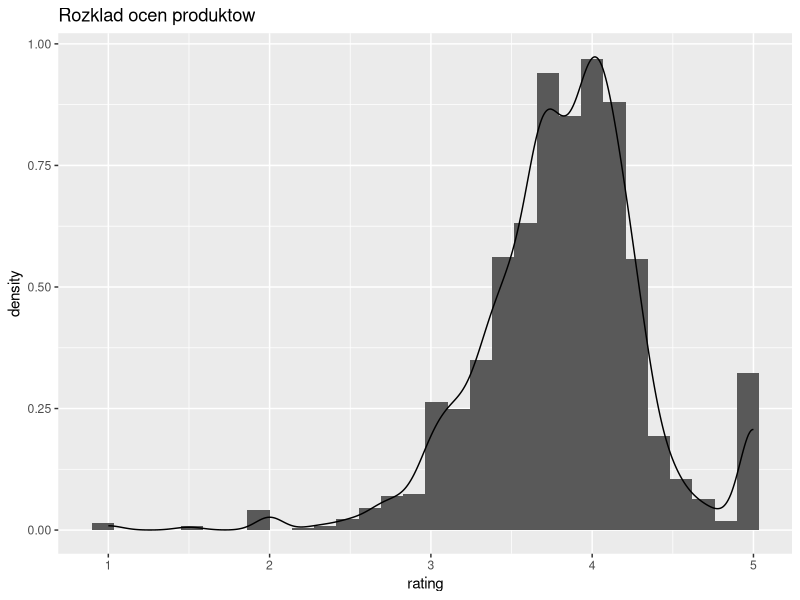
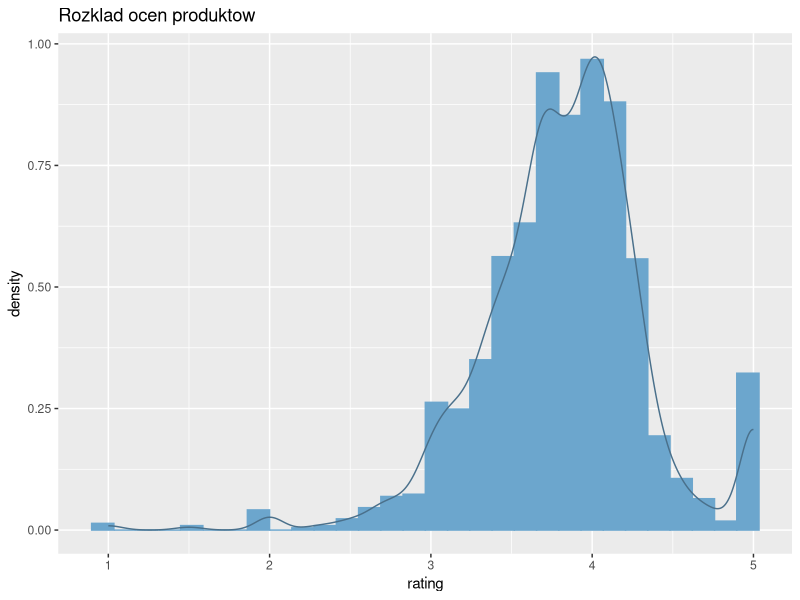
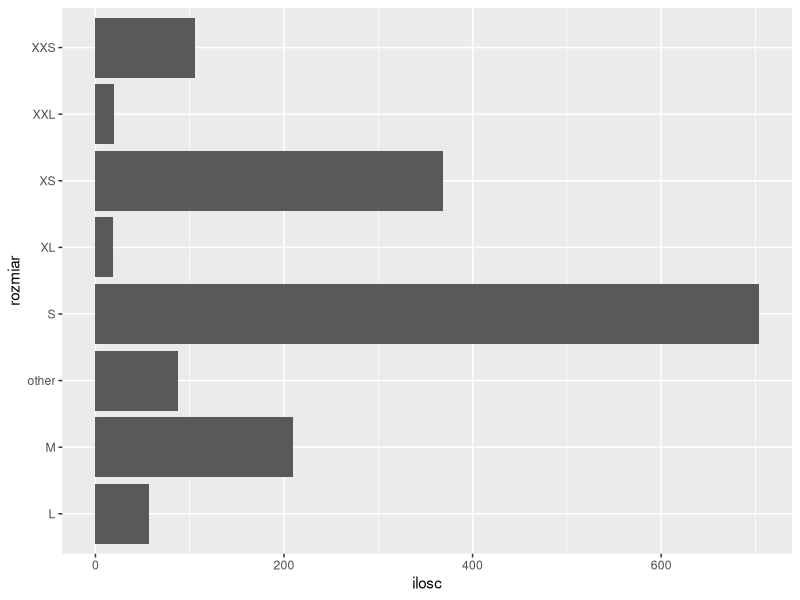
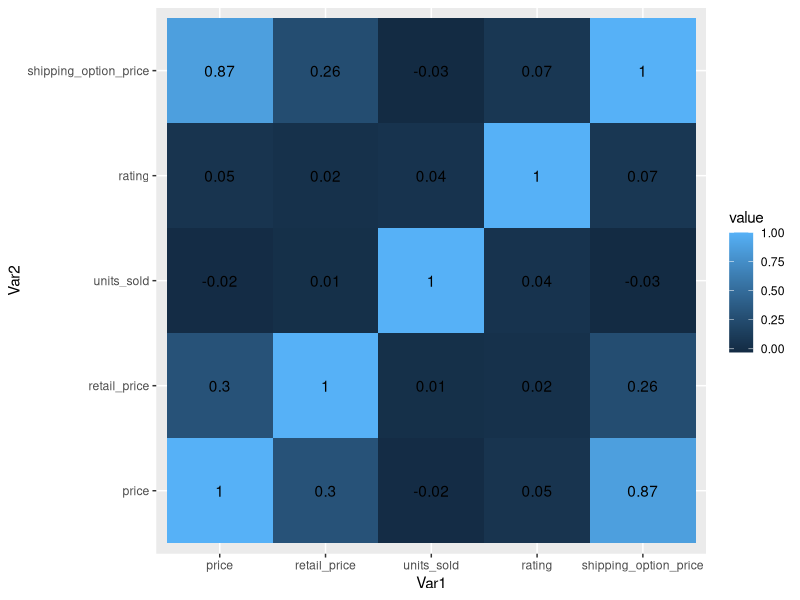
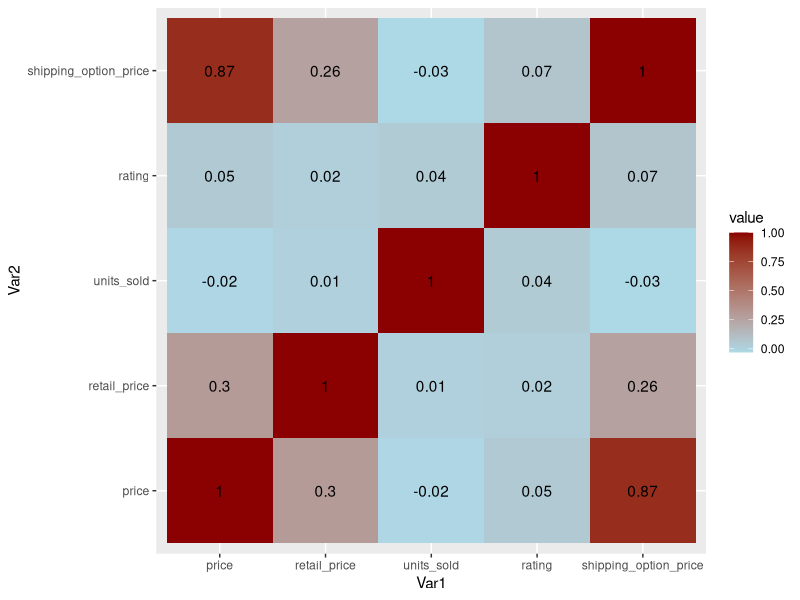
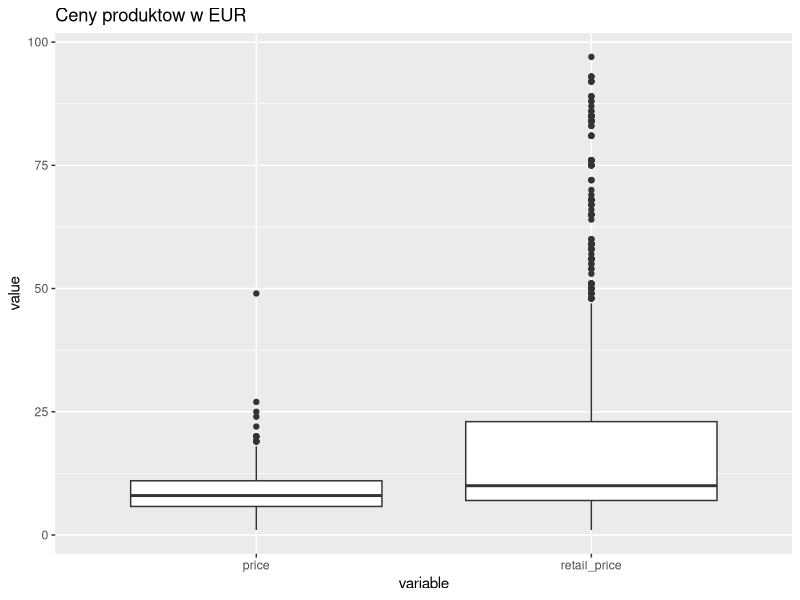
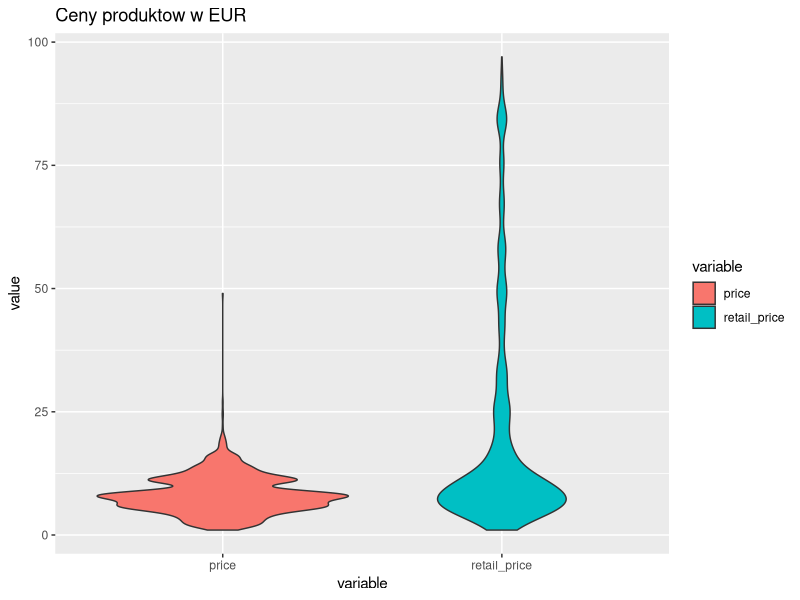
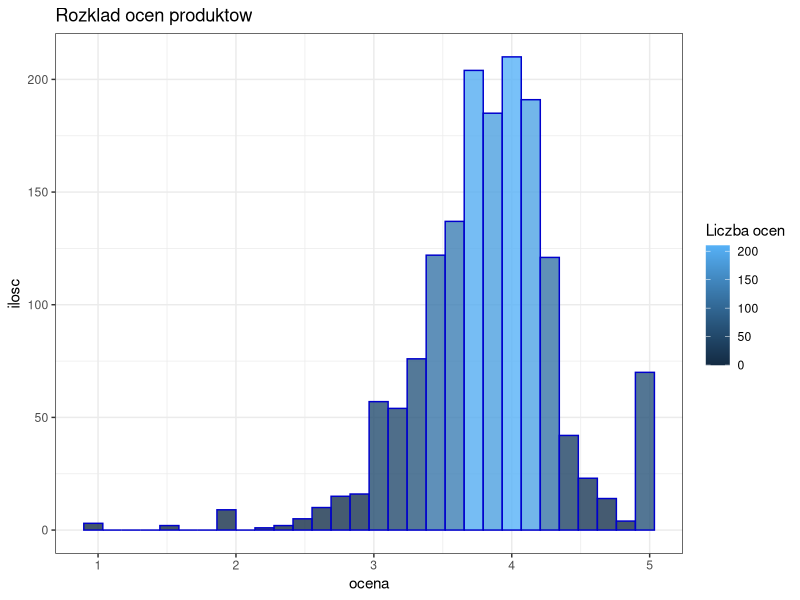

Generate these figures, in order, with R:
library(ggplot2)
library(reshape2)

#loading datasets
dataset<-read.csv("summer-products2.csv")
table_size<-read.csv("table_size.csv")
dataset2<-read.csv("to_heatmap.csv")
prices<-read.csv("prices.csv")

#computing correlation
data2_corr<-round(cor(dataset2),2)

#melting dataset to long format
melt_data2 <- melt(data2_corr)

#Histograms
ggplot(dataset, aes(rating))+
  geom_histogram(aes(y=..density..))+
  geom_density()+
  ggtitle("Rozklad ocen produktow")

ggplot(dataset, aes(rating))+
  geom_histogram(aes(y=..density..), color="skyblue3", fill="skyblue3")+
  geom_density(color="skyblue4")+
  ggtitle("Rozklad ocen produktow")

#Barplot
ggplot(table_size, aes(x=product_variation_size_id, y=index))+
  geom_bar(stat="identity")+
  labs(x="ilosc", y="rozmiar")

#Heatmap
ggplot(melt_data2, aes(x=Var1, y=Var2))+
  geom_tile(aes(fill=value))+
  geom_text(aes(label = value))


ggplot(melt_data2, aes(x=Var1, y=Var2))+
  geom_tile(aes(fill=value))+
  geom_text(aes(label = value))+
  scale_fill_continuous(low = "lightblue", high = "red4")

#Boxplot and violin plot
ggplot(melt(prices), aes(variable, value))+
  geom_boxplot()+
  ggtitle("Ceny produktow w EUR")

ggplot(melt(prices), aes(variable, value, fill=variable))+
  geom_violin()+
  ggtitle("Ceny produktow w EUR")


#Tuned histogram
ggplot(dataset, aes(rating))+
  geom_histogram(color="blue3", aes(fill=..count..), alpha = .8)+
  labs(x="ocena", y="ilosc")+
  scale_fill_continuous(name="Liczba ocen")+
  ggtitle("Rozklad ocen produktow")+
  theme_bw()

